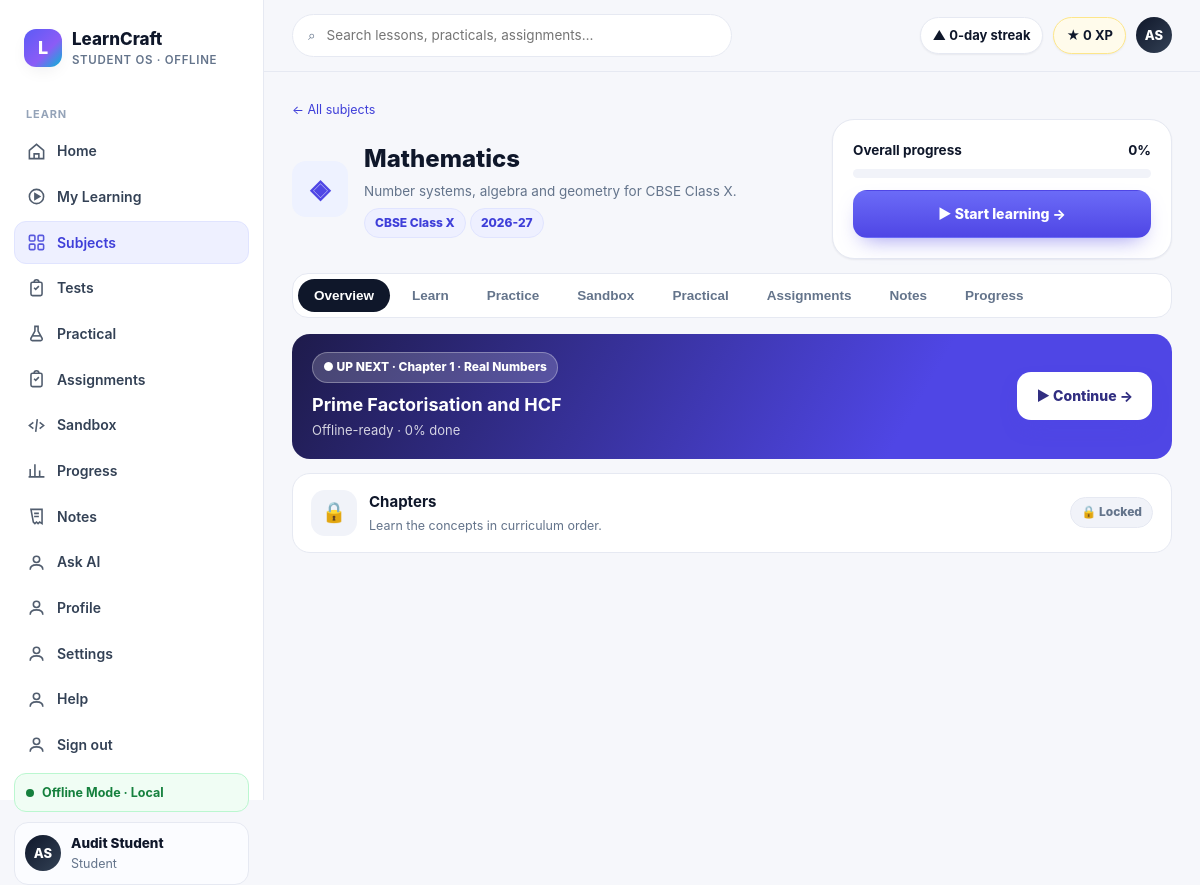
/subjects/mathematics (signed in), run on the app's committed database.
### tables this page shows
CREATE TABLE users (
            id INTEGER PRIMARY KEY AUTOINCREMENT,
            name TEXT NOT NULL,
            email TEXT NOT NULL UNIQUE,
            password_hash TEXT NOT NULL,
            role TEXT NOT NULL DEFAULT 'STUDENT',
            avatar TEXT,
            bio TEXT,
            created_at TIMESTAMP NOT NULL DEFAULT CURRENT_TIMESTAMP,
            updated_at TIMESTAMP NOT NULL DEFAULT CURRENT_TIMESTAMP
        );

CREATE TABLE academic_subjects (
            subject_id TEXT PRIMARY KEY,
            board TEXT NOT NULL,
            class_level TEXT NOT NULL,
            academic_year TEXT NOT NULL,
            slug TEXT NOT NULL,
            name TEXT NOT NULL,
            description TEXT NOT NULL DEFAULT '',
            source_version TEXT NOT NULL,
            UNIQUE(board, class_level, academic_year, slug)
        );

CREATE TABLE academic_lessons (
            lesson_id TEXT PRIMARY KEY,
            topic_id TEXT NOT NULL,
            title TEXT NOT NULL,
            slug TEXT NOT NULL,
            summary TEXT NOT NULL,
            learning_objectives_json TEXT NOT NULL,
            prerequisites_json TEXT NOT NULL,
            estimated_minutes INTEGER NOT NULL,
            difficulty TEXT NOT NULL,
            content_blocks_json TEXT NOT NULL,
            source_reference TEXT NOT NULL,
            FOREIGN KEY(topic_id) REFERENCES academic_topics(topic_id)
        );

### app/main.py (the view, shortened to what this page needs)
@app.route("/subjects/<slug>")
@require_auth
def subject_detail(slug):
    catalog = get_academic_subject(slug)
    if catalog:
        subject = catalog["subject"]
        chapters = catalog["chapters"]
        page = {
            "slug": slug, "name": subject["name"], "description": subject["description"],
            "icon": "◈", "color": "#4F46E5", "bg": "#EEF2FF", "tags": ["CBSE Class X", subject["academic_year"]],
            "progress": 0, "continue": {"href": f"/subjects/{slug}", "cta": "Start learning",
            "chapter_label": "Choose a chapter", "lesson": "Your next lesson", "time_left": "Offline-ready", "progress": 0},
            "units": [{"id": "content", "title": "Chapters", "desc": "Learn the concepts in curriculum order.",
                       "chapters": [{"n": c["chapter_number"], "title": c["title"], "est": "Lessons available",
                                     "lessons_count": 1, "status": "Available", "progress": 0,
                                     "is_current": False, "is_next": c["chapter_number"] == chapters[0]["chapter_number"],
                                     "prereq": "", "sim": "Practice", "practical": "Notes", "quiz": "Test"} for c in chapters]}],
            "practice": [], "sims": [], "practicals": []
        }
        first = None
        for chapter in chapters:
            detail = get_academic_lesson_for_chapter(chapter["chapter_id"])
            if detail:
                first = detail["lesson_id"]
                page["continue"]["href"] = f"/subjects/{slug}/lessons/{first}"
                page["continue"]["chapter_label"] = f"Chapter {chapter['chapter_number']} · {chapter['title']}"
                page["continue"]["lesson"] = detail["title"]
                break
        return render_template("pages/subject_detail.html", title=subject["name"], page=page,
                               first_lesson=first, **shell_ctx("subjects", current_user()))

### app/database/connection.py (called while the page is built)
def resolve_db_path():
    configured = os.environ.get("LEARNCRAFT_DB_PATH")
    if configured:
        return Path(configured)
    return DATA_DIR / "learncraft.db"

def get_connection():
    db_path = resolve_db_path()
    db_path.parent.mkdir(parents=True, exist_ok=True)
    connection = sqlite3.connect(db_path)
    connection.row_factory = sqlite3.Row
    return connection

def _row_to_dict(row):
    return dict(row) if row else None

def get_user_by_id(user_id):
    connection = get_connection()
    user = connection.execute("SELECT * FROM users WHERE id = ?", (int(user_id),)).fetchone()
    connection.close()
    return _row_to_dict(user)

def user_payload(user):
    if not user:
        return None
    user_data = dict(user)
    user_data.pop("password_hash", None)
    return user_data

def get_user_progress(user_id):
    connection = get_connection()
    rows = connection.execute(
        "SELECT * FROM learning_progress WHERE user_id = ? ORDER BY updated_at DESC",
        (int(user_id),),
    ).fetchall()
    connection.close()
    return [dict(row) for row in rows]

### app/main.py (called while the page is built)
def current_user():
    user_id = session.get("user_id")
    if not user_id:
        return None
    return user_payload(get_user_by_id(user_id))

def require_auth(view):
    @wraps(view)
    def wrapped(*args, **kwargs):
        user = current_user()
        if not user:
            next_url = request.path
            if request.query_string:
                next_url = f"{next_url}?{request.query_string.decode()}"
            return redirect(f"/login?{urlencode({'next': next_url})}")
        return view(*args, **kwargs)
    return wrapped

def build_student_profile(user=None):
    profile = {"name": "Student", "roll_no": "Student", "avatar": "LC", "level": 1,
               "xp": 0, "streak_days": 0, "overall_progress": 0, "rank": None}
    if user is None:
        return profile
    rows = get_user_progress(user["id"])
    completed = sum(row["status"] == "completed" for row in rows)
    overall = round(sum(row["percent_complete"] for row in rows) / len(rows)) if rows else 0
    profile.update({"name": user.get("name") or "Student", "avatar": (user.get("avatar") or "LC").upper(),
                   "roll_no": user.get("roll_no") or "Student", "xp": completed * 100,
                   "overall_progress": overall, "level": 1 + completed // 5})
    return profile

def shell_ctx(active, user=None):
    return dict(nav=M.NAV, student=build_student_profile(user), active=active, pending_count=0)

### frontend/templates/pages/subject_detail.html (shortened to what this page needs)
{% extends "base.html" %}{% from "components.html" import progressbar, badge, state_badge, state_icon %}
{% block content %}
<div class="caption"><a href="/subjects">← All subjects</a></div>
<div class="subj-head">
  <div class="tile-icon" style="background:{{ page.bg }};color:{{ page.color }};width:56px;height:56px;font-size:26px">{{ page.icon }}</div>
  <div class="meta">
    <div class="h1">{{ page.name }}</div>
    <p class="body-sm" style="margin:4px 0 6px;color:var(--muted)">{{ page.description }}</p>
    <div>{% for t in page.tags %}{{ badge(t, 'info') }} {% endfor %}</div>
  </div>
  <div class="card" style="min-width:250px;flex:1;max-width:340px">
    <div style="display:flex;justify-content:space-between"><b class="body-sm">Overall progress</b><b class="body-sm">{{ page.progress }}%</b></div>
    <div style="margin:8px 0 12px">{{ progressbar(page.progress) }}</div>
    <a class="btn btn-primary" style="width:100%" href="{{ page.continue.href }}">▶ {{ page.continue.cta }} →</a>
  </div>
</div>
<div class="sub-tabs" role="tablist">
  {% for t in ['Overview','Learn','Practice','Sandbox','Practical','Assignments','Notes','Progress'] %}
  <button class="tab {% if loop.first %}active{% endif %}" data-pane="pane-{{ t|lower }}" role="tab">{{ t }}</button>
  {% endfor %}
</div>
<div class="pane show" id="pane-overview">
  <div class="next-strip">
    <div style="flex:1;min-width:240px"><span class="badge" style="background:rgba(255,255,255,.18);border-color:rgba(255,255,255,.3);color:#fff">● UP NEXT · {{ page.continue.chapter_label }}</span>
      <div class="h2" style="margin:8px 0 2px">{{ page.continue.lesson }}</div>
      <div style="opacity:.8;font-size:13px">{{ page.continue.time_left }} · {{ page.continue.progress }}% done</div></div>
    <a class="btn btn-primary" href="{{ page.continue.href }}">▶ Continue →</a>
  </div>
  {% for u in page.units %}
  <details class="unit" {% if u.id == 'u2' %}open{% endif %}>
    <summary>{{ state_icon('Completed' if u.id=='u1' else ('In Progress' if u.id=='u2' else 'Locked')) }}
      <span style="flex:1"><b>{{ u.title }}</b><br><span class="caption">{{ u.desc }}</span></span>
      {{ state_badge('Completed' if u.id=='u1' else ('In Progress' if u.id=='u2' else 'Locked')) }}
    </summary>
  </details>
  {% endfor %}
</div>
{% endblock %}

### frontend/templates/base.html (shortened to what this page needs)
<!DOCTYPE html>
<html lang="en">
<head>
<link rel="stylesheet" href="/static/css/design-system.css">
</head>
<body>
{% from "components.html" import icon %}
<div class="shell">
  <aside class="sidebar" id="sidebar">
    <div class="brand"><div class="brand-mark">L</div><div><div class="brand-name">LearnCraft</div><div class="brand-sub">Student OS · Offline</div></div></div>
    <nav class="nav">
      <div class="nav-label">Learn</div>
      {% for item in nav %}
      <a class="nav-item {% if active == item.slug %}active{% endif %}" href="{{ item.href }}">{{ icon(item.icon) }}{{ item.label }}
      </a>
      {% endfor %}
    </nav>
    <div class="side-foot">
      <div class="offline-pill" data-network-pill><span class="dot pulse"></span><span>Offline Mode · Local</span></div>
      <div class="mini-profile"><div class="avatar">{{ student.avatar }}</div><div><div style="font-weight:800;font-size:13.5px">{{ student.name }}</div><div class="caption">{{ student.roll_no }}</div></div></div>
    </div>
  </aside>
  <div class="main">
    <div class="topbar">
      <div class="search">⌕ <input id="globalSearch" placeholder="Search lessons, practicals, assignments…" oninput="filterCards(this.value)"></div>
      <div class="top-actions">
        <span class="pill">▲ {{ student.streak_days }}-day streak</span>
        <span class="pill xp">★ {{ student.xp }} XP</span>
        <div class="avatar">{{ student.avatar }}</div>
      </div>
    </div>
    <div class="content">{% block content %}{% endblock %}</div>
  </div>
</div>
</body>
</html>

### frontend/templates/components.html (shortened to what this page needs)
{% macro icon(name) -%}
{% if name == 'home' %}<svg viewBox="0 0 24 24" fill="none" stroke="currentColor" stroke-width="2"><path d="M3 10.5 12 3l9 7.5V21H3z"/><path d="M9 21v-6h6v6"/></svg>
{% elif name == 'play' %}<svg viewBox="0 0 24 24" fill="none" stroke="currentColor" stroke-width="2"><circle cx="12" cy="12" r="9"/><path d="M10 8.5v7l6-3.5z" fill="currentColor"/></svg>
{% elif name == 'grid' %}<svg viewBox="0 0 24 24" fill="none" stroke="currentColor" stroke-width="2"><rect x="3" y="3" width="7" height="7" rx="1.5"/><rect x="14" y="3" width="7" height="7" rx="1.5"/><rect x="3" y="14" width="7" height="7" rx="1.5"/><rect x="14" y="14" width="7" height="7" rx="1.5"/></svg>
{% elif name == 'flask' %}<svg viewBox="0 0 24 24" fill="none" stroke="currentColor" stroke-width="2"><path d="M9 3h6M10 3v6l-5 9a2 2 0 0 0 1.8 3h10.4A2 2 0 0 0 19 18l-5-9V3"/><path d="M7.5 15h9"/></svg>
{% elif name == 'clip' %}<svg viewBox="0 0 24 24" fill="none" stroke="currentColor" stroke-width="2"><rect x="5" y="4" width="14" height="17" rx="2"/><path d="M9 4a3 3 0 0 1 6 0M9 11l2 2 4-4"/></svg>
{% elif name == 'code' %}<svg viewBox="0 0 24 24" fill="none" stroke="currentColor" stroke-width="2"><path d="m8 8-5 4 5 4M16 8l5 4-5 4M13 4l-2 16"/></svg>
{% elif name == 'chart' %}<svg viewBox="0 0 24 24" fill="none" stroke="currentColor" stroke-width="2"><path d="M4 20V10M10 20V4M16 20v-8M22 20H2"/></svg>
{% elif name == 'note' %}<svg viewBox="0 0 24 24" fill="none" stroke="currentColor" stroke-width="2"><path d="M5 3h14v18l-3-2-2 2-2-2-2 2-2-2z"/><path d="M9 8h6M9 12h6"/></svg>
{% elif name == 'user' %}<svg viewBox="0 0 24 24" fill="none" stroke="currentColor" stroke-width="2"><circle cx="12" cy="8" r="4"/><path d="M4 21c0-4 3.6-6 8-6s8 2 8 6"/></svg>
{% else %}<svg viewBox="0 0 24 24" fill="none" stroke="currentColor" stroke-width="2"><circle cx="12" cy="12" r="9"/></svg>
{% endif %}
{%- endmacro %}
{% macro progressbar(pct) -%}
<div class="pbar" role="progressbar" aria-valuenow="{{ pct }}" aria-valuemin="0" aria-valuemax="100"><i style="width:{{ pct }}%"></i></div>
{%- endmacro %}
{% macro badge(text, tone='muted') -%}<span class="badge {{ tone }}">{{ text }}</span>{%- endmacro %}
{% macro state_badge(status) -%}
{% if status == 'Completed' %}<span class="badge ok">✓ Completed</span>
{% elif status == 'Submitted' %}<span class="badge ok">✓ Submitted</span>
{% elif status == 'In Progress' %}<span class="badge info">▶ In Progress</span>
{% elif status == 'Available' %}<span class="badge info">○ Available</span>
{% elif status == 'Needs Review' %}<span class="badge warn">! Needs Review</span>
{% elif status == 'Locked' %}<span class="badge muted">🔒 Locked</span>
{% else %}<span class="badge muted">{{ status }}</span>{% endif %}
{%- endmacro %}
{% macro state_icon(status, color='#6366F1') -%}
{% if status == 'Completed' %}<div class="tile-icon" style="background:var(--green-soft);color:var(--green)">✓</div>
{% elif status == 'In Progress' %}<div class="tile-icon" style="background:var(--primary-soft);color:var(--primary)">▶</div>
{% elif status == 'Needs Review' %}<div class="tile-icon" style="background:var(--amber-soft);color:#B45309">!</div>
{% elif status == 'Locked' %}<div class="tile-icon" style="background:var(--surface-2);color:var(--faint)">🔒</div>
{% else %}<div class="tile-icon" style="background:var(--surface-2);color:{{ color }}">○</div>{% endif %}
{%- endmacro %}

### frontend/templates/pages/subject_detail.html (style rules this page uses)
.subj-head { display:flex;gap:16px;align-items:center;flex-wrap:wrap;margin-bottom:14px }
.subj-head .meta { flex:1;min-width:240px }
.sub-tabs { display:flex;gap:6px;flex-wrap:wrap;background:var(--surface);border:1px solid var(--line);padding:5px;border-radius:16px;margin-bottom:16px }
.sub-tabs .tab { white-space:nowrap }
.pane { display:none }
.pane.show { display:block }
.unit { border:1px solid var(--line);border-radius:18px;background:#fff;margin-bottom:12px;overflow:hidden }
.unit>summary { list-style:none;cursor:pointer;padding:16px 18px;display:flex;gap:12px;align-items:center }
.next-strip { display:flex;gap:12px;align-items:center;background:linear-gradient(120deg,#1E1B4B,#4F46E5 70%);color:#fff;border-radius:18px;padding:18px 20px;margin-bottom:14px;flex-wrap:wrap }
.next-strip .btn-primary { background:#fff;color:#312E81 }

### data on the page
users: avatar "AS", name "Audit Student", roll_no "Student"
academic_subjects: name "Mathematics", description "Number systems, algebra and geometry for CBSE Class X.", academic_year "2026-27"
academic_lessons: continue.lesson "Prime Factorisation and HCF"

### other printed values
{{ item.label }} "Home" "My Learning" "Subjects" "Tests" "Practical" "Assignments" "Sandbox" "Progress" "Notes" "Ask AI" "Profile" "Settings" "Help" "Sign out"
{{ student.streak_days }} "0"
{{ student.xp }} "0"
{{ page.icon }} "◈"
{{ text }} "CBSE Class X"
{{ page.progress }} "0"
{{ page.continue.cta }} "Start learning"
{{ t }} "Overview" "Learn" "Practice" "Sandbox" "Practical" "Assignments" "Notes" "Progress"
{{ page.continue.chapter_label }} "Chapter 1 · Real Numbers"
{{ page.continue.time_left }} "Offline-ready"
{{ page.continue.progress }} "0"
{{ u.title }} "Chapters"
{{ u.desc }} "Learn the concepts in curriculum order."
